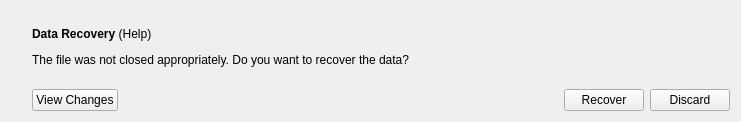
<?xml version="1.0" encoding="UTF-8"?>
<ui version="4.0">
 <class>RecoverWidget</class>
 <widget class="QWidget" name="RecoverWidget">
  <property name="geometry">
   <rect>
    <x>0</x>
    <y>0</y>
    <width>741</width>
    <height>122</height>
   </rect>
  </property>
  <layout class="QHBoxLayout" name="horizontalLayout_2">
   <item>
    <widget class="QLabel" name="lblIcon">
     <property name="minimumSize">
      <size>
       <width>15</width>
       <height>0</height>
      </size>
     </property>
     <property name="alignment">
      <set>Qt::AlignCenter</set>
     </property>
    </widget>
   </item>
   <item>
    <layout class="QVBoxLayout" name="verticalLayout">
     <property name="sizeConstraint">
      <enum>QLayout::SetMinAndMaxSize</enum>
     </property>
     <item>
      <widget class="QLabel" name="lblSwap">
       <property name="sizePolicy">
        <sizepolicy hsizetype="MinimumExpanding" vsizetype="MinimumExpanding">
         <horstretch>0</horstretch>
         <verstretch>0</verstretch>
        </sizepolicy>
       </property>
       <property name="text">
        <string>&lt;html&gt;&lt;head&gt;&lt;meta name=&quot;qrichtext&quot; content=&quot;1&quot; /&gt;&lt;style type=&quot;text/css&quot;&gt;
p, li { white-space: pre-wrap; }
&lt;/style&gt;&lt;/head&gt;&lt;body&gt;
&lt;p&gt;&lt;b&gt;Data Recovery&lt;/b&gt; &lt;a href=&quot;Kate stores the things you changed in a swap file. Using the original file you started from plus the swap file you can mostly recover your work.&quot;&gt;&lt;span&gt;(Help)&lt;/span&gt;&lt;/a&gt;&lt;/p&gt;&lt;p&gt;The file was not closed appropriately. Do you want to recover the data?&lt;/p&gt;&lt;/body&gt;&lt;/html&gt;</string>
       </property>
       <property name="wordWrap">
        <bool>true</bool>
       </property>
       <property name="textInteractionFlags">
        <set>Qt::LinksAccessibleByKeyboard|Qt::LinksAccessibleByMouse</set>
       </property>
      </widget>
     </item>
     <item>
      <layout class="QHBoxLayout" name="horizontalLayout">
       <item>
        <widget class="KPushButton" name="btnDiff">
         <property name="text">
          <string>View Changes</string>
         </property>
        </widget>
       </item>
       <item>
        <spacer name="horizontalSpacer">
         <property name="orientation">
          <enum>Qt::Horizontal</enum>
         </property>
         <property name="sizeType">
          <enum>QSizePolicy::MinimumExpanding</enum>
         </property>
         <property name="sizeHint" stdset="0">
          <size>
           <width>0</width>
           <height>0</height>
          </size>
         </property>
        </spacer>
       </item>
       <item>
        <widget class="KPushButton" name="btnRecover">
         <property name="text">
          <string>Recover</string>
         </property>
        </widget>
       </item>
       <item>
        <widget class="KPushButton" name="btnDiscard">
         <property name="text">
          <string>Discard</string>
         </property>
        </widget>
       </item>
      </layout>
     </item>
    </layout>
   </item>
  </layout>
 </widget>
 <customwidgets>
  <customwidget>
   <class>KPushButton</class>
   <extends>QPushButton</extends>
   <header>kpushbutton.h</header>
  </customwidget>
 </customwidgets>
 <tabstops>
  <tabstop>btnDiff</tabstop>
  <tabstop>btnRecover</tabstop>
  <tabstop>btnDiscard</tabstop>
 </tabstops>
 <resources/>
 <connections/>
</ui>
